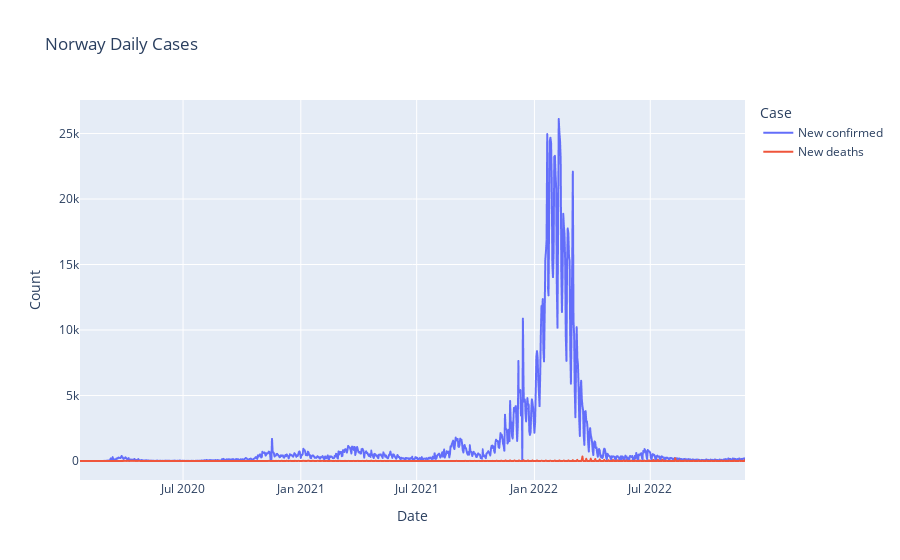

Write notebook code for a chart like this one.
### Code cell
# Printing the graph
daily_graph(norway_data, 'Norway')

### Figure 1 — Plotly figure (JSON) as saved in the notebook; plotly's stock layout.template omitted (floating-point values rounded to 4 significant figures; data arrays with more than 128 entries replaced by an {"elided": "..."} marker saying what was removed)
{"data": [{"hovertemplate": "Case=New confirmed<br>Date=%{x}<br>Count=%{y}<extra></extra>", "legendgroup": "New confirmed", "line": {"color": "#636efa", "dash": "solid"}, "marker": {"symbol": "circle"}, "mode": "lines", "name": "New confirmed", "showlegend": true, "type": "scattergl", "x": {"elided": "1040 str values"}, "xaxis": "x", "y": {"elided": "1040 int values"}, "yaxis": "y"}, {"hovertemplate": "Case=New deaths<br>Date=%{x}<br>Count=%{y}<extra></extra>", "legendgroup": "New deaths", "line": {"color": "#EF553B", "dash": "solid"}, "marker": {"symbol": "circle"}, "mode": "lines", "name": "New deaths", "showlegend": true, "type": "scattergl", "x": {"elided": "1040 str values"}, "xaxis": "x", "y": {"elided": "1040 int values"}, "yaxis": "y"}], "layout": {"legend": {"title": {"text": "Case"}, "tracegroupgap": 0}, "title": {"text": "Norway Daily Cases"}, "xaxis": {"anchor": "y", "domain": [0, 1], "title": {"text": "Date"}}, "yaxis": {"anchor": "x", "domain": [0, 1], "title": {"text": "Count"}}}}
